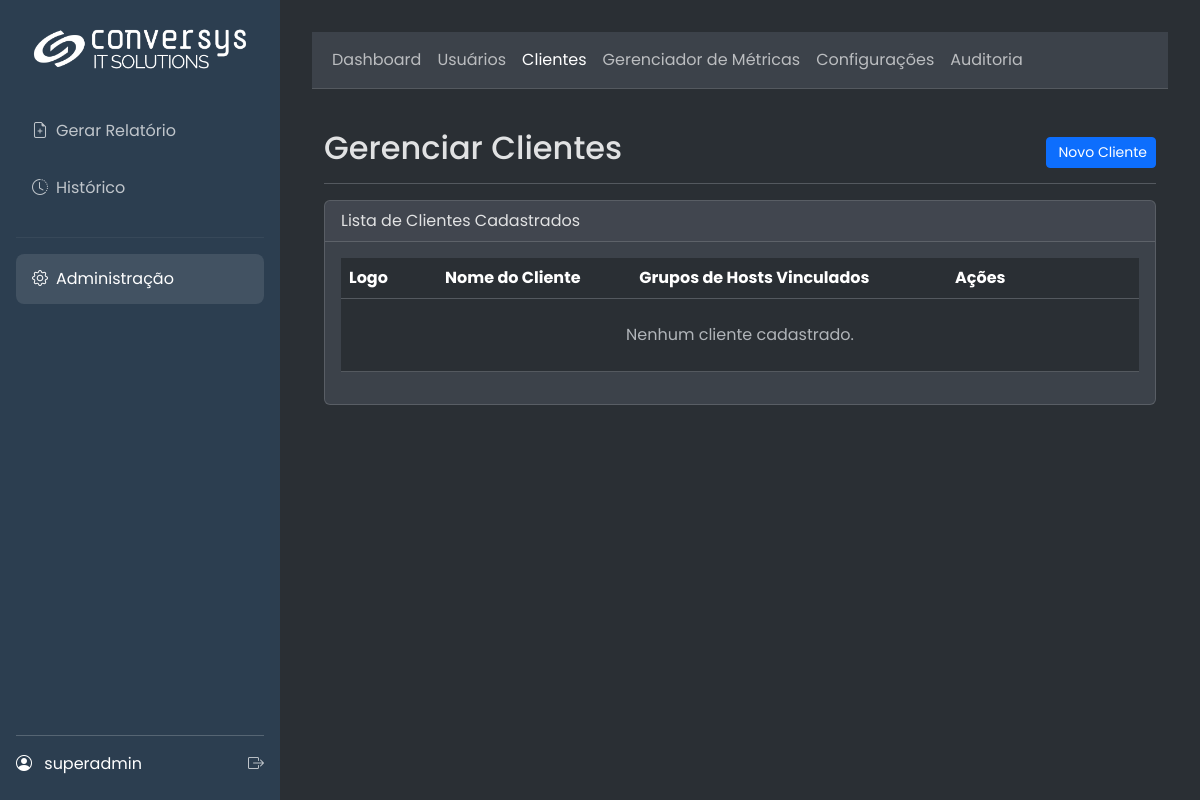
The app's page /admin/clients (signed in), older data.
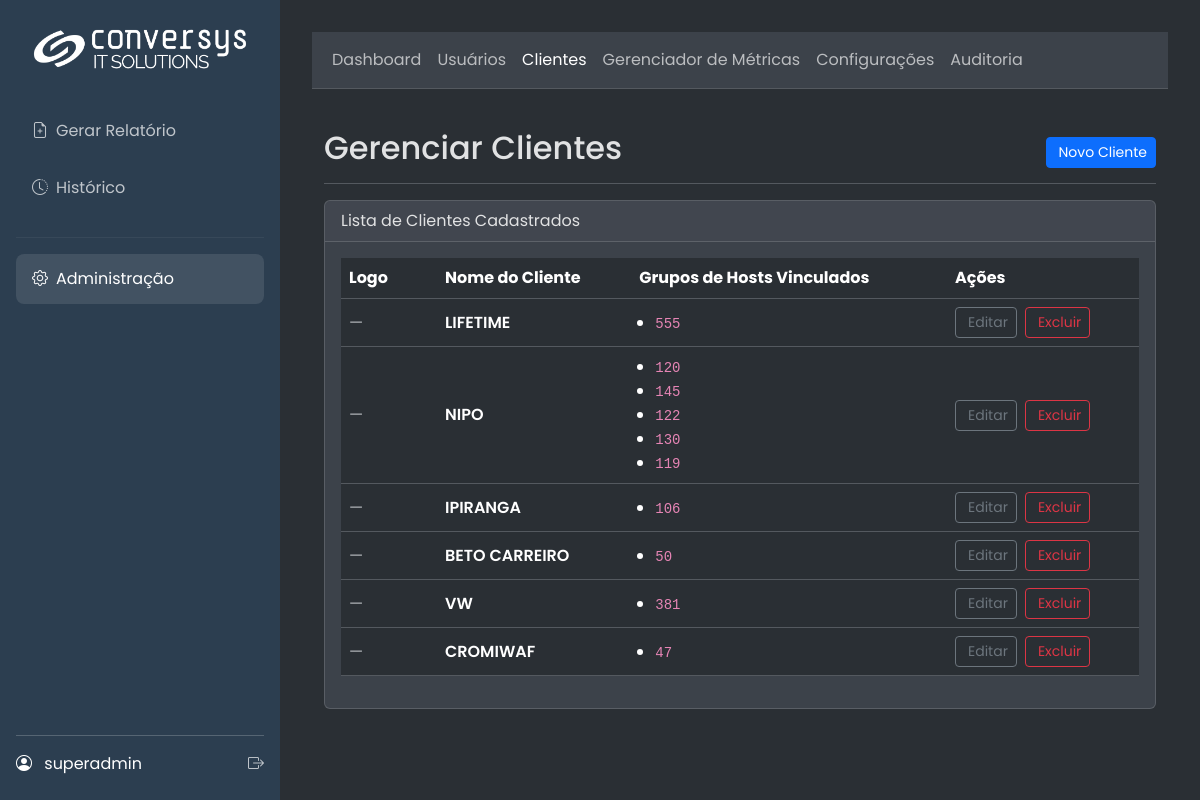
The same page, newer data.
### app/models.py (models this page shows)
class Client(db.Model):
    id = db.Column(db.Integer, primary_key=True)
    name = db.Column(db.String(100), nullable=False, unique=True)
    zabbix_url = db.Column(db.String(255), nullable=False)
    zabbix_user = db.Column(db.String(100), nullable=False)
    zabbix_password = db.Column(db.String(255), nullable=False)
    logo_path = db.Column(db.String(255))
    reports = db.relationship('Report', backref='client', lazy='dynamic')
    users = db.relationship('User', secondary=user_client_association, back_populates='clients')
    zabbix_groups = db.relationship('ClientZabbixGroup', backref='client', lazy='dynamic', cascade="all, delete-orphan")

class ClientZabbixGroup(db.Model):
    id = db.Column(db.Integer, primary_key=True)
    client_id = db.Column(db.Integer, db.ForeignKey('client.id'), nullable=False)
    group_id = db.Column(db.String(50), nullable=False)

### app/admin/routes.py (the view)
@admin.route('/clients')
@admin_required
def list_clients():
    _ensure_request_id()
    _log_debug("Listando clientes")
    clients = Client.query.all()
    return render_template('admin/clients.html', clients=clients, title="Clientes")

### app/__init__.py (called while the page is built)
@login_manager.user_loader
def load_user(user_id):
    from .models import User
    return db.session.get(User, int(user_id))

def _ensure_request_id():
    rid = getattr(g, "request_id", None)
    if not rid:
        rid = uuid.uuid4().hex
        g.request_id = rid
    return rid

### app/admin/routes.py (called while the page is built)
def _ensure_request_id():
    if not getattr(g, "request_id", None):
        g.request_id = uuid.uuid4().hex
    return g.request_id

def _log_debug(msg, **extra):
    rid = _ensure_request_id()
    payload = {"rid": rid, **extra}
    try:
        current_app.logger.debug(f"{msg} | {payload}")
    except Exception:
        print(f"DEBUG {msg} | {payload}")

### app/main/routes.py (called while the page is built)
@main.before_app_request
def before_request_func():
    g.sys_config = SystemConfig.query.first()

### app/models.py (called while the page is built)
    def has_role(self, role_name):
        return self.role.name == role_name

### app/templates/admin/clients.html (shortened to what this page needs)
{% extends 'admin/base.html' %}
{% block admin_content %}
<div class="container-fluid">
    <div class="d-flex justify-content-between flex-wrap flex-md-nowrap align-items-center pt-3 pb-2 mb-3 border-bottom">
        <h1 class="h2">Gerenciar Clientes</h1>
        <div class="btn-toolbar mb-2 mb-md-0">
            <a href="{{ url_for('admin.add_client') }}" class="btn btn-sm btn-primary" id="btn-novo-cliente" data-debug="novo-cliente">
                 Novo Cliente
            </a>
        </div>
    </div>
    <div class="card" id="card-clientes">
        <div class="card-header">
            Lista de Clientes Cadastrados
        </div>
        <div class="card-body">
            <div class="table-responsive">
                <table class="table table-hover align-middle" id="tabela-clientes">
                    <thead>
                        <tr>
                            <th style="width: 6rem;">Logo</th>
                            <th>Nome do Cliente</th>
                            <th>Grupos de Hosts Vinculados</th>
                            <th style="width: 12rem;">Ações</th>
                        </tr>
                    </thead>
                    <tbody>
                        {% for client in clients %}
                        <tr data-client-id="{{ client.id }}">
                            <td>
                                {% if client.logo_path %}
                                    <img src="{{ url_for('main.uploaded_file', filename=client.logo_path) }}"
                                         alt="Logo {{ client.name }}" class="bg-light border rounded p-1"
                                         style="height:40px;max-width:120px;object-fit:contain">
                                {% else %}
                                    <span class="text-muted">—</span>
                                {% endif %}
                            </td>
                            <td class="fw-semibold">{{ client.name }}</td>
                            <td>
                                {% if client.zabbix_groups.count() > 0 %}
                                    <ul class="mb-0 ps-3">
                                        {% for g in client.zabbix_groups.all() %}
                                            <li><code>{{ g.group_id }}</code></li>
                                        {% endfor %}
                                    </ul>
                                {% else %}
                                    <span class="text-muted">Nenhum grupo vinculado</span>
                                {% endif %}
                            </td>
                            <td>
                                <div class="d-flex gap-2">
                                    <a class="btn btn-sm btn-outline-secondary"
                                       href="{{ url_for('admin.edit_client', client_id=client.id) }}"
                                       title="Editar" data-debug="editar">
                                         Editar
                                    </a>
                                    <form method="POST"
                                          action="{{ url_for('admin.delete_client', client_id=client.id) }}"
                                          class="d-inline-block form-delete-cliente"
                                          data-client-id="{{ client.id }}">
                                        <button type="submit" class="btn btn-sm btn-outline-danger"
                                                title="Excluir" data-debug="excluir">
                                             Excluir
                                        </button>
                                    </form>
                                </div>
                            </td>
                        </tr>
                        {% else %}
                        <tr>
                            <td colspan="4" class="text-center text-muted p-4">Nenhum cliente cadastrado.</td>
                        </tr>
                        {% endfor %}
                    </tbody>
                </table>
            </div>
        </div>
    </div>
</div>
{% endblock %}

Row changes from the older to the newer data that the page shows:
added Client: name "LIFETIME"
added ClientZabbixGroup: group_id "555", shown under "LIFETIME"
added Client: name "NIPO"
added ClientZabbixGroup: group_id "120", shown under "NIPO"
added ClientZabbixGroup: group_id "145", shown under "NIPO"
added ClientZabbixGroup: group_id "122", shown under "NIPO"
added ClientZabbixGroup: group_id "130", shown under "NIPO"
added ClientZabbixGroup: group_id "119", shown under "NIPO"
added Client: name "IPIRANGA"
added ClientZabbixGroup: group_id "106", shown under "IPIRANGA"
added Client: name "BETO CARREIRO"
added ClientZabbixGroup: group_id "50", shown under "BETO CARREIRO"
added Client: name "VW"
added ClientZabbixGroup: group_id "381", shown under "VW"
added Client: name "CROMIWAF"
added ClientZabbixGroup: group_id "47", shown under "CROMIWAF"
Text that changed along with them:
text no longer shown: "Nenhum cliente cadastrado."
